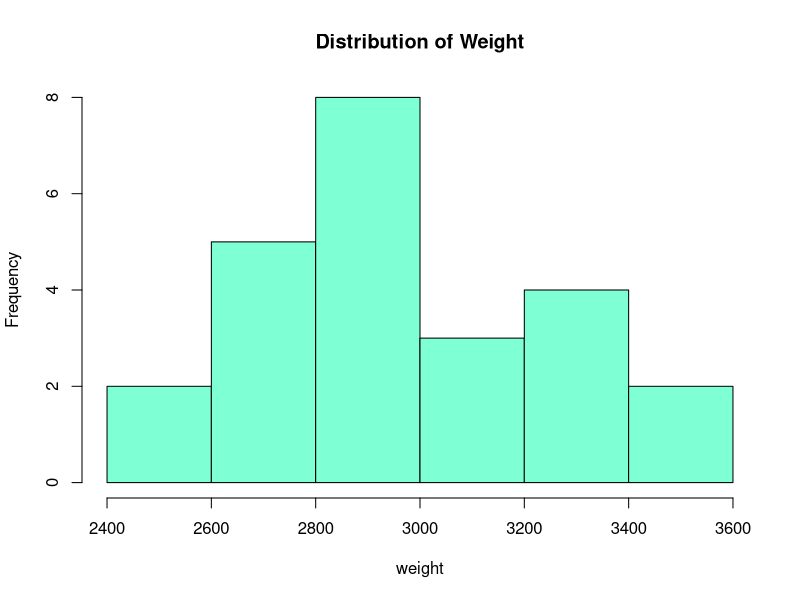
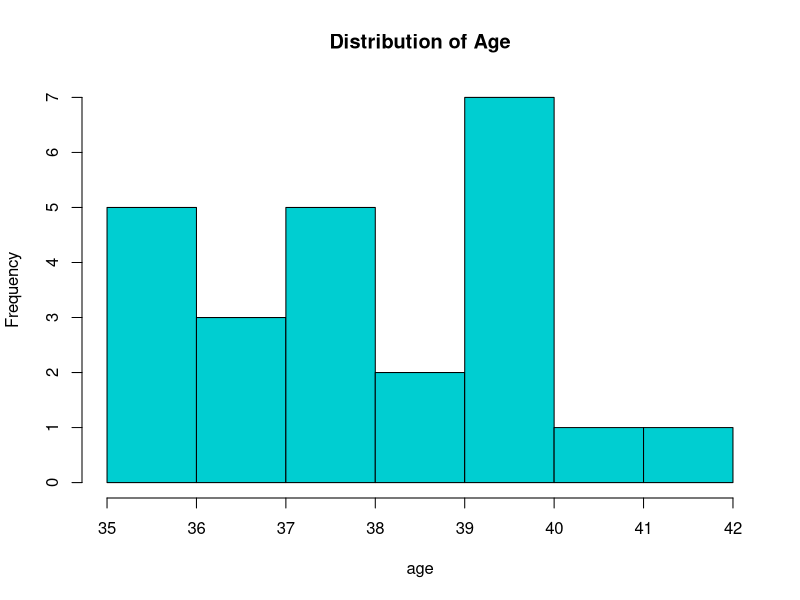

The R source for these figures, in order: (Note: this script raises an error after producing the figures.)
# Consider the data available as "birthweight" form the package "LearnBayes". Fit a linear regression that considers age and gender as explanatory variables for birth weight. Describe the posterior distribution of the regression parameters using a sample-based approach. Explore the predictive posterior distribution for the birth weight of children in the following four cases: (a) 36 week female/male; (b) 40 week female/male. Compare.

library(LearnBayes)
attach(birthweight)


#The objective is to fit a model that describes the variation in the weight of babies in terms of the covariates age and gender.

#EDA
hist(weight, main = "Distribution of Weight", col = 'aquamarine')
hist(age, main = 'Distribution of Age', col = 'darkturquoise')
table(sex)
#No skewness

plot(age, weight)
#Since the categorical variables gender takes only two values, we use the jitter function in R to jitter the horizontal location of the points so we can see any overlapping points.
plot(jitter(gender), weight)

#We write the regression model as:
#E(weight|x,theta) = beta_0 + beta_1*age + beta_2*gender

#As the covariate gender is categorical with two levels, it can be represented by binary indicators; in the datafile birthweight, gender is coded 0 (1) for male (female).

#sex <- as.factor(gender)
#birthweight <- data.frame(age, sex, weight)
#str(birthweight)
#model=lm(weight ~ age + sex)

#We first perform the traditional least-squares fit using the lm command.
fit=lm(weight ~ age + gender, x=T, y=T)
summary(fit)

par(mfrow=c(1,2))
plot(fit, which = 1:2)

#We see from the output that AGE is strong effect; babies with a larger gestational age tend to have larger weights. The GENDER appears to not be significant.

#Describe the posterior distribution of the regression parameters using a sample-based approach.
#Bayesian fit - posterior means and sds of beta

#The function blinreg is used to sample from the joint posterior distribution of β and σ. The inputs to this function are the vector of values of the response variable y, the design matrix of the linear regression fit X, and the number of simulations m. We used the optional arguments x = TRUE, and y = TRUE in the function lm so that the design matrix and response vector are available as components of the structure fit.

theta.sample = blinreg(fit$y, fit$x, 10000)

#Posterior distributions of regression parameters
apply(theta.sample$beta, 2, mean)
apply(theta.sample$beta, 2, sd)
mean(theta.sample$sigma)
sd(theta.sample$sigma)
#The function blinreg returns two components: beta is a matrix of simulated draws from the marginal posterior of β, where each row is a simulated draw, and sigma is a vector of simulated draws from the marginal posterior of σ.

#The following R commands construct density plots of the simulated posterior draws of the individual regression coefficients β1 and β2 and the error standard deviation σ:
par(mfrow=c(2,2))
hist(theta.sample$beta[,1], main = 'Intercept', xlab = expression(beta[0]))
hist(theta.sample$beta[,2], main = 'Age', xlab = expression(beta[1]))
hist(theta.sample$beta[,3], main = 'Gender', xlab = expression(beta[2]))
hist(theta.sample$sigma, main = 'Error SD', xlab = expression(sigma))     

par(mar=c(1,1,1,1))
par(mfrow=c(4,1))
plot(ts(theta.sample$beta[,1]))
plot(ts(theta.sample$beta[,2]))
plot(ts(theta.sample$beta[,3]))
plot(ts(theta.sample$sigma))
dev.off()


#We can summarize each individual parameter by computing the 5th, 50th, and 95th percentiles of each collection of simulated draws. 
apply(theta.sample$beta,2,quantile,c(.05,.5,.95))

quantile(theta.sample$sigma,c(.05,.5,.95))

#As expected, the posterior medians of the regression parameters are similar in value to the ordinary regression estimates. Any small differences between the posterior medians and the least-squares estimates are due to small errors inherent in the simulation.

#predictive posterior distribution for the birth weight of children in the following four cases: (a) 36 week female/male; (b) 40 week female/male. Compare.


#We define the four sets of covariates and stack these sets in the matrix X1
cov1 = c(1, 36, 0)
cov2 = c(1, 36, 1)
cov3 = c(1, 40, 0)
cov4 = c(1, 40, 1)
X1=rbind(cov1,cov2,cov3,cov4)

#The function blinregpred will produce a simulated sample of future response values for a regression model. The inputs to the function blinregpred are a matrix X1 where each row corre- sponds to a covariate set and the structure of simulated values of the parameters β and σ. 
pred.response = blinregpred(X1,theta.sample)
par(mar=c(1,1,1,1))
par(mfrow=c(4,1))
plot(ts(pred.response[,1]), main="A")
plot(ts(pred.response[,2]), main="B")
plot(ts(pred.response[,3]), main="C")
plot(ts(pred.response[,4]), main="D")
dev.off()
apply(pred.response,2,quantile,c(.05, .5, .95))
mean(pred.response[,4])
sd(pred.response[,4])

#Displays histograms of the simulated draws from the predictive distribution for the same four sets of covariates.
c.labels=c("A","B","C","D")
par(mfrow=c(2,2))
for (j in 1:4) hist(pred.response[,j], main=paste("Covariate set",c.labels[j]),xlab="Weight")

#Posterior predictive check: checking if the observations are consistent with the fitted model

#Let yi∗ denote the density of a future weight for a baby with covariate vector xi. Using the function binregpred, we can simulate draws of the posterior predictive distributions for all y_1∗,...,y_24* by using fit$x as an argument.

#In the R code, we summarize each predictive distribution by the 5th and 95th quantiles and graph these distributions as line plots using the matplot command. We place the actual weights y1,...,y24 as solid dots in the figure. We are looking to see if the observed response values are consistent with the corresponding predictive distributions; any points that fall outside of the corresponding 90% interval band are possible outliers. There is one point (labeled in the figure) that exceed the 95th percentile, corresponding to a female baby age 36.

pred.draws=blinregpred(fit$x, theta.sample)
pred.sum=apply(pred.draws, 2, quantile, c(.05,.95))
par(mfrow=c(1,1))
ind=1:length(weight)
matplot(rbind(ind,ind), pred.sum, type="l", lty=1,col=1, xlab="Observation",ylab="Weight")
points(ind, weight, pch=19)
out = (weight > pred.sum[2,])
text(ind[out], weight[out], label=ind[out], pos = 4)


dim(X1)
array(0, c(length(theta.sample$sigma), 4))
